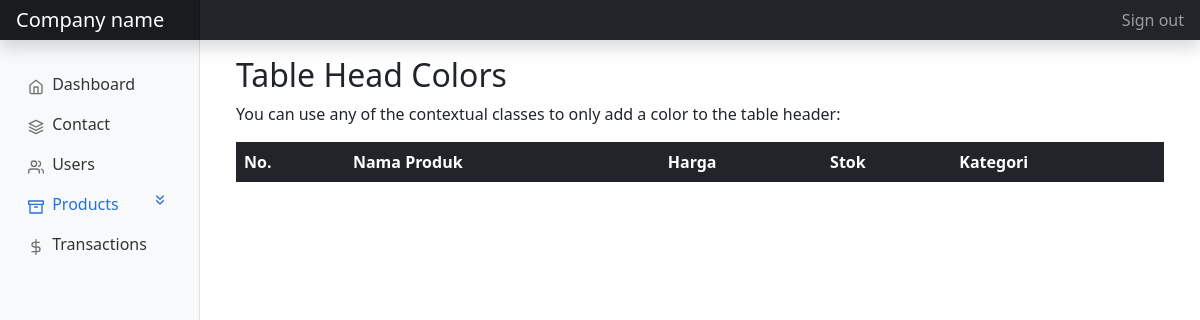
Page /index.php?page=list (signed in) on the earlier database version.
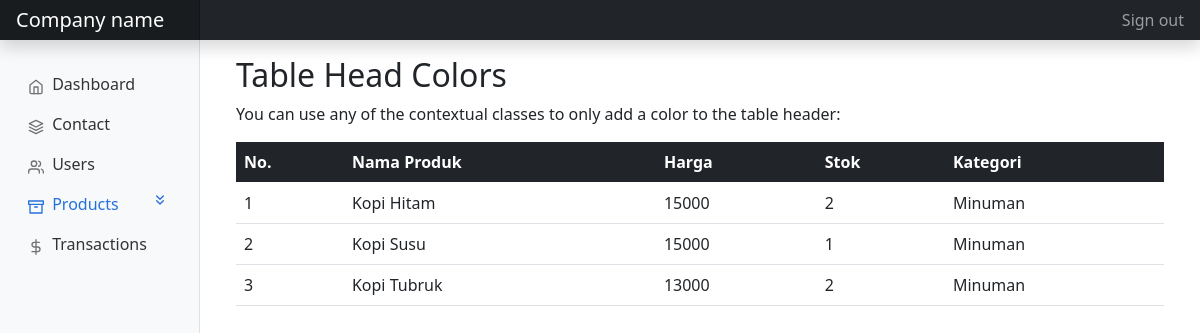
Same page on the later database version.
### tables this page shows
CREATE TABLE `tb_product` (
  `id` int(11) NOT NULL,
  `name` varchar(100) NOT NULL,
  `category` varchar(25) NOT NULL,
  `price` double NOT NULL,
  `stock` int(11) NOT NULL
);

### product-list.php (the view)
<div class="container mt-3">
  <h2>Table Head Colors</h2>
  <p>You can use any of the contextual classes to only add a color to the table header:</p>
  <table class="table">
    <thead class="table-dark">
      <tr>
        <th>No.</th>
        <th>Nama Produk</th>
        <th>Harga</th>
        <th>Stok</th>
        <th>Kategori</th>
      </tr>
    </thead>
    <tbody>
      <?php
      include 'database.php';
      $dataproduk = mysqli_query($conn,"SELECT * FROM tb_product");
      $nomor = 1;
      while($data = mysqli_fetch_array($dataproduk)){
        $namaproduk = $data['name'];
        $harga = $data['price'];
        $stok = $data['stock'];
        $kategori = $data['category'];
      ?>
      <tr>
        <td><?=$nomor++;?></td>
        <td><?=$namaproduk;?></td>
        <td><?=$harga;?></td>
        <td><?=$stok;?></td>
        <td><?=$kategori;?></td>
      </tr>
      <?php
      };
      ?>
    </tbody>
  </table>
</div>

### index.php (shortened to what this page needs)
<!DOCTYPE html>
<html lang="en">
    <head>
        <link rel="stylesheet" href="assets/css/style.css" type="text/css">
        <link rel="stylesheet" href="assets/bootstrap/css/bootstrap.min.css">
    </head>
    <body>
        <header class="navbar navbar-dark sticky-top bg-dark flex-md-nowrap p-0 shadow">
            <a class="navbar-brand col-md-3 col-lg-2 me-0 px-3" href="#">Company name</a>
            <div class="navbar-nav">
                <div class="nav-item text-nowrap">
                    <a class="nav-link px-3" href="logout.php">Sign out</a>
                </div>
            </div>
        </header>
        <div class="container-fluid">
            <div class="row">
                <nav id="sidebarMenu" class="col-md-3 col-lg-2 d-md-block bg-light sidebar collapse">
                    <div class="position-sticky pt-3">
                        <ul class="nav flex-column" id="nav_accordion">
                            <li class="nav-item">
                                <a
                                    class="nav-link
                                        <?php if(isset($_GET['page']) && $_GET['page'] == 'home'){echo 'active';} ?>"
                                    aria-current="page"
                                    href="index.php?page=home">
                                    <span data-feather="home"></span>
                                    Dashboard
                                </a>
                            </li>
                            <li class="nav-item">
                                <a
                                    class="nav-link
                                        <?php if(isset($_GET['page']) && $_GET['page'] == 'contact'){echo 'active';} ?>"
                                    href="index.php?page=contact">
                                    <span data-feather="layers"></span>
                                    Contact
                                </a>
                            </li>
                            <li class="nav-item">
                                <a
                                    class="nav-link
                                        <?php if(isset($_GET['page']) && $_GET['page'] == 'user'){echo 'active';} ?>"
                                    href="index.php?page=user">
                                    <span data-feather="users"></span>
                                    Users
                                </a>
                            </li>
                            <li class="nav-item has-submenu">
                                <a
                                    class="nav-link
                                        <?php if((isset($_GET['page'])) && ($_GET['page'] == 'list' || $_GET['page'] == 'add' || $_GET['page'] == 'edit')){echo 'active';} ?>"
                                    href="#">
                                    <span data-feather="archive"></span> Products <span class="float-end" data-feather="chevrons-down"></span>
                                </a>
                            </li>
                            <li class="nav-item">
                                <a
                                    class="nav-link
                                        <?php if(isset($_GET['page']) && $_GET['page'] == 'transaction'){echo 'active';} ?>"
                                    href="index.php?page=transaction">
                                    <span data-feather="dollar-sign"></span>
                                    Transactions
                                </a>
                            </li>
                        </ul>
                    </div>
                </nav>
            </div>
        </div>
        <main class="col-md-9 ms-sm-auto col-lg-10 px-md-4">
        <?php
            if(isset($_GET['page'])){
                $page = $_GET['page'];
                switch ($page) {
                    case 'list':
                    include "product-list.php";
                    break;
                }
            }
            else{
                include "home.php";
            }
        ?>
        </main>
    </body>
</html>

### assets/css/style.css (style rules this page uses)
body { font-size: .875rem; }
.feather { width: 16px; height: 16px; vertical-align: text-bottom; }
.sidebar { position: fixed; top: 0; bottom: 0; left: 0; z-index: 100; padding: 48px 0 0; box-shadow: inset -1px 0 0 rgba(0, 0, 0, .1); }
.sidebar .nav-link { font-weight: 500; color: #333; }
.sidebar .nav-link .feather { margin-right: 4px; color: #727272; }
.sidebar .nav-link.active { color: #2470dc; }
.sidebar .nav-link:hover .feather, .sidebar .nav-link.active .feather { color: inherit; }
.navbar-brand { padding-top: .75rem; padding-bottom: .75rem; font-size: 1rem; background-color: rgba(0, 0, 0, .25); box-shadow: inset -1px 0 0 rgba(0, 0, 0, .25); }

Differences in the rows shown:
added tb_product: name "Kopi Hitam", price "15000", stock "2", category "Minuman"
added tb_product: name "Kopi Susu", price "15000", stock "1", category "Minuman"
added tb_product: name "Kopi Tubruk", price "13000", stock "2", category "Minuman"
